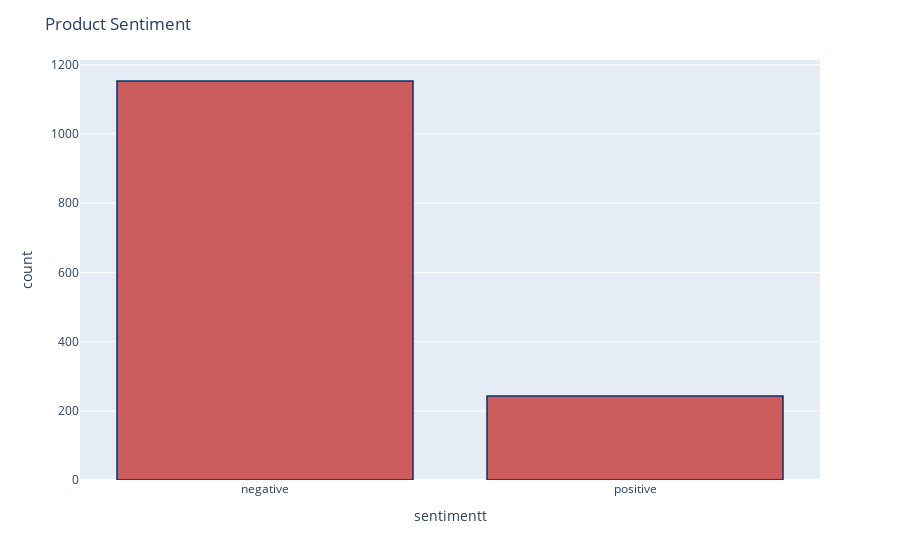

Source (notebook cell):
### Code cell
df_teams['sentimentt'] = df_teams['sentiment'].replace({-1 : 'negative'})
df_teams['sentimentt'] = df_teams['sentimentt'].replace({1 : 'positive'})
fig = px.histogram(df_teams, x="sentimentt")
fig.update_traces(marker_color="indianred",marker_line_color='rgb(8,48,107)',
                  marker_line_width=1.5)
fig.update_layout(title_text='Product Sentiment')
fig.show()

### Figure 1 — Plotly figure (JSON) as saved in the notebook; plotly's stock layout.template omitted (floating-point values rounded to 4 significant figures; data arrays with more than 128 entries replaced by an {"elided": "..."} marker saying what was removed)
{"data": [{"alignmentgroup": "True", "bingroup": "x", "hovertemplate": "sentimentt=%{x}<br>count=%{y}<extra></extra>", "legendgroup": "", "marker": {"color": "indianred", "line": {"color": "rgb(8,48,107)", "width": 1.5}, "pattern": {"shape": ""}}, "name": "", "offsetgroup": "", "orientation": "v", "showlegend": false, "type": "histogram", "x": {"elided": "1396 str values"}, "xaxis": "x", "yaxis": "y"}], "layout": {"barmode": "relative", "legend": {"tracegroupgap": 0}, "margin": {"t": 60}, "title": {"text": "Product Sentiment"}, "xaxis": {"anchor": "y", "domain": [0, 1], "title": {"text": "sentimentt"}}, "yaxis": {"anchor": "x", "domain": [0, 1], "title": {"text": "count"}}}}
